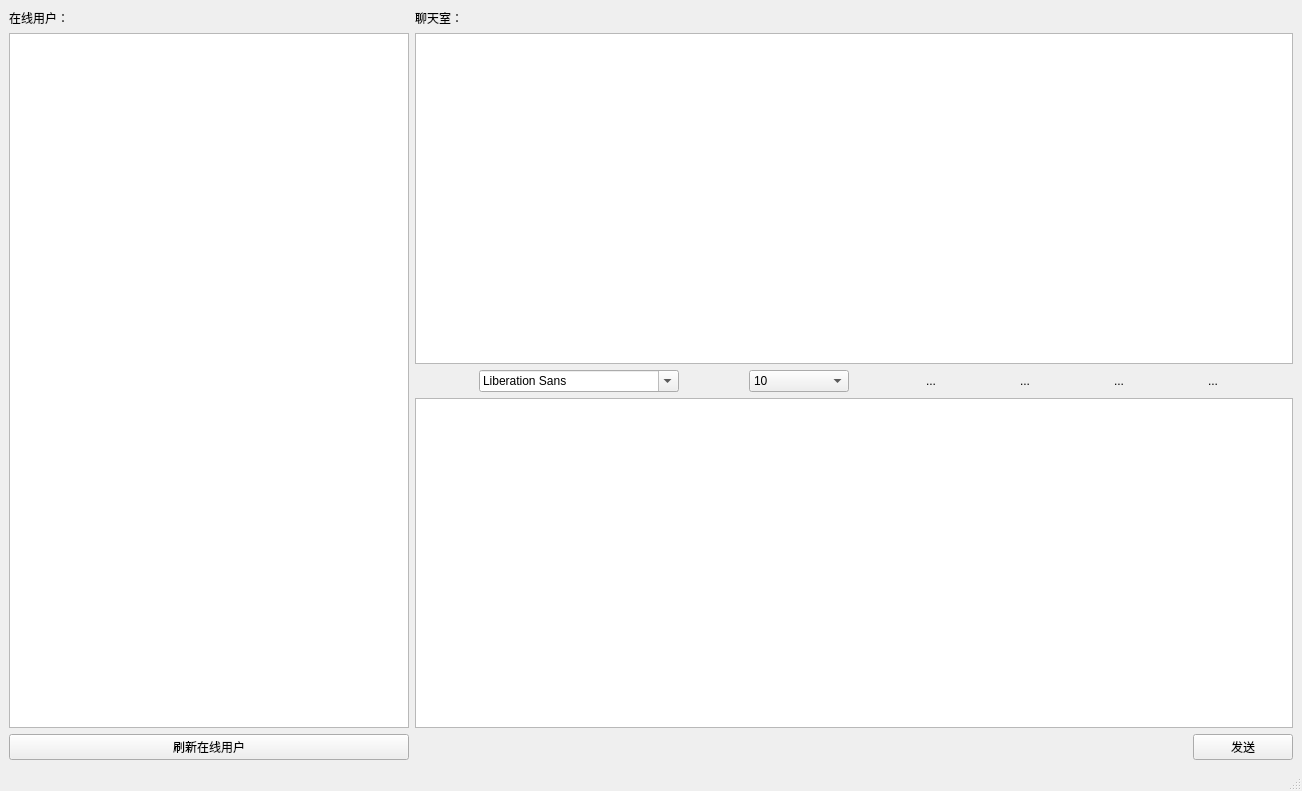
<?xml version="1.0" encoding="UTF-8"?>
<ui version="4.0">
 <class>UserInterface</class>
 <widget class="QMainWindow" name="UserInterface">
  <property name="geometry">
   <rect>
    <x>0</x>
    <y>0</y>
    <width>1302</width>
    <height>791</height>
   </rect>
  </property>
  <property name="windowTitle">
   <string>MainWindow</string>
  </property>
  <widget class="QWidget" name="centralwidget">
   <layout class="QGridLayout" name="gridLayout">
    <item row="0" column="0">
     <widget class="QLabel" name="label_2">
      <property name="text">
       <string>在线用户：</string>
      </property>
     </widget>
    </item>
    <item row="0" column="1">
     <widget class="QLabel" name="label">
      <property name="text">
       <string>聊天室：</string>
      </property>
     </widget>
    </item>
    <item row="1" column="0" rowspan="3">
     <widget class="QListWidget" name="listWidget">
      <property name="maximumSize">
       <size>
        <width>400</width>
        <height>16777215</height>
       </size>
      </property>
     </widget>
    </item>
    <item row="1" column="1" colspan="2">
     <widget class="QTextEdit" name="textEdit"/>
    </item>
    <item row="2" column="1" colspan="2">
     <layout class="QHBoxLayout" name="horizontalLayout">
      <item>
       <widget class="QFontComboBox" name="fontComboBox">
        <property name="maximumSize">
         <size>
          <width>200</width>
          <height>16777215</height>
         </size>
        </property>
       </widget>
      </item>
      <item>
       <widget class="QComboBox" name="comboBox">
        <property name="maximumSize">
         <size>
          <width>100</width>
          <height>16777215</height>
         </size>
        </property>
        <property name="currentText">
         <string>10</string>
        </property>
        <item>
         <property name="text">
          <string>10</string>
         </property>
        </item>
        <item>
         <property name="text">
          <string>11</string>
         </property>
        </item>
        <item>
         <property name="text">
          <string>12</string>
         </property>
        </item>
        <item>
         <property name="text">
          <string>13</string>
         </property>
        </item>
        <item>
         <property name="text">
          <string>14</string>
         </property>
        </item>
        <item>
         <property name="text">
          <string>15</string>
         </property>
        </item>
        <item>
         <property name="text">
          <string>16</string>
         </property>
        </item>
        <item>
         <property name="text">
          <string>17</string>
         </property>
        </item>
        <item>
         <property name="text">
          <string>18</string>
         </property>
        </item>
        <item>
         <property name="text">
          <string>19</string>
         </property>
        </item>
       </widget>
      </item>
      <item>
       <widget class="QToolButton" name="toolButton_3">
        <property name="cursor">
         <cursorShape>ArrowCursor</cursorShape>
        </property>
        <property name="toolTip">
         <string>加粗</string>
        </property>
        <property name="styleSheet">
         <string notr="true">border-image: url(:/image/bold.png);</string>
        </property>
        <property name="text">
         <string>...</string>
        </property>
        <property name="icon">
         <iconset resource="images.qrc">
          <normaloff>:/image/bold.png</normaloff>:/image/bold.png</iconset>
        </property>
        <property name="iconSize">
         <size>
          <width>20</width>
          <height>20</height>
         </size>
        </property>
        <property name="checkable">
         <bool>true</bool>
        </property>
        <property name="autoRaise">
         <bool>true</bool>
        </property>
       </widget>
      </item>
      <item>
       <widget class="QToolButton" name="toolButton_2">
        <property name="toolTip">
         <string>倾斜</string>
        </property>
        <property name="styleSheet">
         <string notr="true">border-image: url(:/image/tilt.png);</string>
        </property>
        <property name="text">
         <string>...</string>
        </property>
        <property name="icon">
         <iconset resource="images.qrc">
          <normaloff>:/image/tilt.png</normaloff>:/image/tilt.png</iconset>
        </property>
        <property name="iconSize">
         <size>
          <width>20</width>
          <height>20</height>
         </size>
        </property>
        <property name="checkable">
         <bool>true</bool>
        </property>
        <property name="autoRaise">
         <bool>true</bool>
        </property>
       </widget>
      </item>
      <item>
       <widget class="QToolButton" name="toolButton">
        <property name="toolTip">
         <string>下划线</string>
        </property>
        <property name="styleSheet">
         <string notr="true">border-image: url(:/image/Underline.png);</string>
        </property>
        <property name="text">
         <string>...</string>
        </property>
        <property name="icon">
         <iconset resource="images.qrc">
          <normaloff>:/image/Underline.png</normaloff>:/image/Underline.png</iconset>
        </property>
        <property name="iconSize">
         <size>
          <width>20</width>
          <height>20</height>
         </size>
        </property>
        <property name="checkable">
         <bool>true</bool>
        </property>
        <property name="autoRaise">
         <bool>true</bool>
        </property>
       </widget>
      </item>
      <item>
       <widget class="QToolButton" name="toolButton_4">
        <property name="styleSheet">
         <string notr="true">border-image: url(:/image/color.png);</string>
        </property>
        <property name="text">
         <string>...</string>
        </property>
        <property name="icon">
         <iconset resource="images.qrc">
          <normaloff>:/image/color.png</normaloff>:/image/color.png</iconset>
        </property>
        <property name="iconSize">
         <size>
          <width>20</width>
          <height>20</height>
         </size>
        </property>
        <property name="checkable">
         <bool>true</bool>
        </property>
        <property name="autoRaise">
         <bool>true</bool>
        </property>
       </widget>
      </item>
     </layout>
    </item>
    <item row="3" column="1" colspan="2">
     <widget class="QTextEdit" name="textEdit_2"/>
    </item>
    <item row="4" column="0">
     <widget class="QPushButton" name="refreshBtn">
      <property name="text">
       <string>刷新在线用户</string>
      </property>
     </widget>
    </item>
    <item row="4" column="2">
     <widget class="QPushButton" name="pushButton">
      <property name="maximumSize">
       <size>
        <width>100</width>
        <height>16777215</height>
       </size>
      </property>
      <property name="text">
       <string>发送</string>
      </property>
     </widget>
    </item>
   </layout>
  </widget>
  <widget class="QMenuBar" name="menubar">
   <property name="geometry">
    <rect>
     <x>0</x>
     <y>0</y>
     <width>1302</width>
     <height>36</height>
    </rect>
   </property>
  </widget>
  <widget class="QStatusBar" name="statusbar"/>
 </widget>
 <resources>
  <include location="images.qrc"/>
 </resources>
 <connections/>
</ui>
